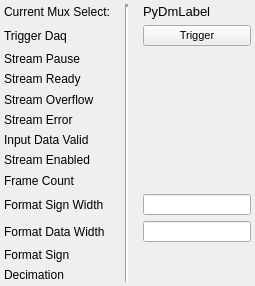
               <widget class="QFrame" name="frame_13">
                <layout class="QGridLayout" name="gridLayout_15" rowstretch="1,1,1,1,1,1,1,1,1,1,1,1,1">
                 <property name="leftMargin">
                  <number>4</number>
                 </property>
                 <property name="topMargin">
                  <number>4</number>
                 </property>
                 <property name="rightMargin">
                  <number>4</number>
                 </property>
                 <property name="bottomMargin">
                  <number>4</number>
                 </property>
                 <property name="horizontalSpacing">
                  <number>15</number>
                 </property>
                 <item row="2" column="0">
                  <widget class="QLabel" name="label_75">
                   <property name="font">
                    <font/>
                   </property>
                   <property name="styleSheet">
                    <string notr="true"/>
                   </property>
                   <property name="text">
                    <string>Stream Pause</string>
                   </property>
                  </widget>
                 </item>
                 <item row="5" column="0">
                  <widget class="QLabel" name="label_76">
                   <property name="font">
                    <font/>
                   </property>
                   <property name="styleSheet">
                    <string notr="true"/>
                   </property>
                   <property name="text">
                    <string>Stream Error</string>
                   </property>
                  </widget>
                 </item>
                 <item row="1" column="2">
                  <widget class="PyDMPushButton" name="PyDMPushButton_17">
                   <property name="sizePolicy">
                    <sizepolicy hsizetype="Preferred" vsizetype="Preferred">
                     <horstretch>0</horstretch>
                     <verstretch>0</verstretch>
                    </sizepolicy>
                   </property>
                   <property name="maximumSize">
                    <size>
                     <width>16777215</width>
                     <height>48</height>
                    </size>
                   </property>
                   <property name="font">
                    <font>
                     <pointsize>8</pointsize>
                     <weight>50</weight>
                     <italic>false</italic>
                     <bold>false</bold>
                    </font>
                   </property>
                   <property name="toolTip">
                    <string/>
                   </property>
                   <property name="styleSheet">
                    <string notr="true"/>
                   </property>
                   <property name="text">
                    <string>Trigger</string>
                   </property>
                   <property name="channel" stdset="0">
                    <string>ca://${DEVICE}:DAQMUX${MUX}_TRGDAQ </string>
                   </property>
                   <property name="pressValue" stdset="0">
                    <string>1</string>
                   </property>
                  </widget>
                 </item>
                 <item row="9" column="2">
                  <widget class="PyDMLineEdit" name="PyDMLineEdit_25">
                   <property name="sizePolicy">
                    <sizepolicy hsizetype="Preferred" vsizetype="Preferred">
                     <horstretch>0</horstretch>
                     <verstretch>0</verstretch>
                    </sizepolicy>
                   </property>
                   <property name="font">
                    <font>
                     <pointsize>8</pointsize>
                    </font>
                   </property>
                   <property name="toolTip">
                    <string/>
                   </property>
                   <property name="styleSheet">
                    <string notr="true"/>
                   </property>
                   <property name="channel" stdset="0">
                    <string>ca://${DEVICE}:DAQMUX${MUX}_FORMATSIGNWIDTH0</string>
                   </property>
                  </widget>
                 </item>
                 <item row="5" column="2">
                  <widget class="PyDMLabel" name="PyDMLabel_86">
                   <property name="font">
                    <font>
                     <pointsize>8</pointsize>
                    </font>
                   </property>
                   <property name="toolTip">
                    <string/>
                   </property>
                   <property name="styleSheet">
                    <string notr="true"/>
                   </property>
                   <property name="text">
                    <string/>
                   </property>
                   <property name="channel" stdset="0">
                    <string>ca://${DEVICE}:DAQMUX${MUX}_STRMERR0</string>
                   </property>
                  </widget>
                 </item>
                 <item row="2" column="2">
                  <widget class="PyDMLabel" name="PyDMLabel_87">
                   <property name="font">
                    <font>
                     <pointsize>8</pointsize>
                    </font>
                   </property>
                   <property name="toolTip">
                    <string/>
                   </property>
                   <property name="styleSheet">
                    <string notr="true"/>
                   </property>
                   <property name="text">
                    <string/>
                   </property>
                   <property name="channel" stdset="0">
                    <string>ca://${DEVICE}:DAQMUX${MUX}_STRMPAUSE0</string>
                   </property>
                  </widget>
                 </item>
                 <item row="10" column="0">
                  <widget class="QLabel" name="label_77">
                   <property name="font">
                    <font/>
                   </property>
                   <property name="styleSheet">
                    <string notr="true"/>
                   </property>
                   <property name="text">
                    <string>Format Data Width</string>
                   </property>
                  </widget>
                 </item>
                 <item row="12" column="2">
                  <widget class="PyDMEnumButton" name="PyDMEnumButton_27">
                   <property name="maximumSize">
                    <size>
                     <width>16777215</width>
                     <height>44</height>
                    </size>
                   </property>
                   <property name="font">
                    <font>
                     <pointsize>8</pointsize>
                    </font>
                   </property>
                   <property name="toolTip">
                    <string/>
                   </property>
                   <property name="styleSheet">
                    <string notr="true">QPushButton{font: 8px;}</string>
                   </property>
                   <property name="channel" stdset="0">
                    <string>ca://${DEVICE}:DAQMUX${MUX}_DECIMATION0</string>
                   </property>
                   <property name="orientation" stdset="0">
                    <enum>Qt::Horizontal</enum>
                   </property>
                   <property name="marginTop" stdset="0">
                    <number>0</number>
                   </property>
                   <property name="marginBottom" stdset="0">
                    <number>0</number>
                   </property>
                   <property name="marginLeft" stdset="0">
                    <number>0</number>
                   </property>
                   <property name="marginRight" stdset="0">
                    <number>0</number>
                   </property>
                   <property name="horizontalSpacing" stdset="0">
                    <number>0</number>
                   </property>
                   <property name="verticalSpacing" stdset="0">
                    <number>0</number>
                   </property>
                  </widget>
                 </item>
                 <item row="7" column="2">
                  <widget class="PyDMLabel" name="PyDMLabel_88">
                   <property name="font">
                    <font>
                     <pointsize>8</pointsize>
                    </font>
                   </property>
                   <property name="toolTip">
                    <string/>
                   </property>
                   <property name="styleSheet">
                    <string notr="true"/>
                   </property>
                   <property name="text">
                    <string/>
                   </property>
                   <property name="channel" stdset="0">
                    <string>ca://${DEVICE}:DAQMUX${MUX}_STRMENABLED0</string>
                   </property>
                  </widget>
                 </item>
                 <item row="3" column="0">
                  <widget class="QLabel" name="label_78">
                   <property name="font">
                    <font/>
                   </property>
                   <property name="styleSheet">
                    <string notr="true"/>
                   </property>
                   <property name="text">
                    <string>Stream Ready</string>
                   </property>
                  </widget>
                 </item>
                 <item row="10" column="2">
                  <widget class="PyDMLineEdit" name="PyDMLineEdit_26">
                   <property name="sizePolicy">
                    <sizepolicy hsizetype="Preferred" vsizetype="Preferred">
                     <horstretch>0</horstretch>
                     <verstretch>0</verstretch>
                    </sizepolicy>
                   </property>
                   <property name="font">
                    <font>
                     <pointsize>8</pointsize>
                    </font>
                   </property>
                   <property name="toolTip">
                    <string/>
                   </property>
                   <property name="styleSheet">
                    <string notr="true"/>
                   </property>
                   <property name="channel" stdset="0">
                    <string>ca://${DEVICE}:DAQMUX${MUX}_FORMATDATAWIDTH0</string>
                   </property>
                  </widget>
                 </item>
                 <item row="6" column="0">
                  <widget class="QLabel" name="label_79">
                   <property name="font">
                    <font/>
                   </property>
                   <property name="styleSheet">
                    <string notr="true"/>
                   </property>
                   <property name="text">
                    <string>Input Data Valid</string>
                   </property>
                  </widget>
                 </item>
                 <item row="8" column="0">
                  <widget class="QLabel" name="label_80">
                   <property name="font">
                    <font/>
                   </property>
                   <property name="styleSheet">
                    <string notr="true"/>
                   </property>
                   <property name="text">
                    <string>Frame Count</string>
                   </property>
                  </widget>
                 </item>
                 <item row="6" column="2">
                  <widget class="PyDMLabel" name="PyDMLabel_89">
                   <property name="font">
                    <font>
                     <pointsize>8</pointsize>
                    </font>
                   </property>
                   <property name="toolTip">
                    <string/>
                   </property>
                   <property name="styleSheet">
                    <string notr="true"/>
                   </property>
                   <property name="text">
                    <string/>
                   </property>
                   <property name="channel" stdset="0">
                    <string>ca://${DEVICE}:DAQMUX${MUX}_INPDATAVALID0</string>
                   </property>
                  </widget>
                 </item>
                 <item row="11" column="0">
                  <widget class="QLabel" name="label_81">
                   <property name="font">
                    <font/>
                   </property>
                   <property name="styleSheet">
                    <string notr="true"/>
                   </property>
                   <property name="text">
                    <string>Format Sign</string>
                   </property>
                  </widget>
                 </item>
                 <item row="0" column="0">
                  <widget class="QLabel" name="label_36">
                   <property name="sizePolicy">
                    <sizepolicy hsizetype="Preferred" vsizetype="Preferred">
                     <horstretch>0</horstretch>
                     <verstretch>0</verstretch>
                    </sizepolicy>
                   </property>
                   <property name="font">
                    <font/>
                   </property>
                   <property name="styleSheet">
                    <string notr="true"/>
                   </property>
                   <property name="text">
                    <string>Current Mux Select:</string>
                   </property>
                  </widget>
                 </item>
                 <item row="4" column="0">
                  <widget class="QLabel" name="label_82">
                   <property name="font">
                    <font/>
                   </property>
                   <property name="styleSheet">
                    <string notr="true"/>
                   </property>
                   <property name="text">
                    <string>Stream Overflow</string>
                   </property>
                  </widget>
                 </item>
                 <item row="7" column="0">
                  <widget class="QLabel" name="label_83">
                   <property name="font">
                    <font/>
                   </property>
                   <property name="styleSheet">
                    <string notr="true"/>
                   </property>
                   <property name="text">
                    <string>Stream Enabled</string>
                   </property>
                  </widget>
                 </item>
                 <item row="8" column="2">
                  <widget class="PyDMLabel" name="PyDMLabel_90">
                   <property name="font">
                    <font>
                     <pointsize>8</pointsize>
                    </font>
                   </property>
                   <property name="toolTip">
                    <string/>
                   </property>
                   <property name="styleSheet">
                    <string notr="true"/>
                   </property>
                   <property name="text">
                    <string/>
                   </property>
                   <property name="channel" stdset="0">
                    <string>ca://${DEVICE}:DAQMUX${MUX}_FRAMECNT0</string>
                   </property>
                  </widget>
                 </item>
                 <item row="4" column="2">
                  <widget class="PyDMLabel" name="PyDMLabel_91">
                   <property name="font">
                    <font>
                     <pointsize>8</pointsize>
                    </font>
                   </property>
                   <property name="toolTip">
                    <string/>
                   </property>
                   <property name="styleSheet">
                    <string notr="true"/>
                   </property>
                   <property name="text">
                    <string/>
                   </property>
                   <property name="channel" stdset="0">
                    <string>ca://${DEVICE}:DAQMUX${MUX}_STRMOVF0</string>
                   </property>
                  </widget>
                 </item>
                 <item row="12" column="0">
                  <widget class="QLabel" name="label_84">
                   <property name="font">
                    <font/>
                   </property>
                   <property name="styleSheet">
                    <string notr="true"/>
                   </property>
                   <property name="text">
                    <string>Decimation</string>
                   </property>
                  </widget>
                 </item>
                 <item row="1" column="0">
                  <widget class="QLabel" name="label_85">
                   <property name="font">
                    <font/>
                   </property>
                   <property name="styleSheet">
                    <string notr="true"/>
                   </property>
                   <property name="text">
                    <string>Trigger Daq</string>
                   </property>
                  </widget>
                 </item>
                 <item row="11" column="2">
                  <widget class="PyDMEnumButton" name="PyDMEnumButton_28">
                   <property name="maximumSize">
                    <size>
                     <width>16777215</width>
                     <height>44</height>
                    </size>
                   </property>
                   <property name="font">
                    <font>
                     <pointsize>8</pointsize>
                    </font>
                   </property>
                   <property name="toolTip">
                    <string/>
                   </property>
                   <property name="styleSheet">
                    <string notr="true">QPushButton{font: 8px;}</string>
                   </property>
                   <property name="channel" stdset="0">
                    <string>ca://${DEVICE}:DAQMUX${MUX}_FORMATSIGN0</string>
                   </property>
                   <property name="orientation" stdset="0">
                    <enum>Qt::Horizontal</enum>
                   </property>
                   <property name="marginTop" stdset="0">
                    <number>0</number>
                   </property>
                   <property name="marginBottom" stdset="0">
                    <number>0</number>
                   </property>
                   <property name="marginLeft" stdset="0">
                    <number>0</number>
                   </property>
                   <property name="marginRight" stdset="0">
                    <number>0</number>
                   </property>
                   <property name="horizontalSpacing" stdset="0">
                    <number>0</number>
                   </property>
                   <property name="verticalSpacing" stdset="0">
                    <number>0</number>
                   </property>
                  </widget>
                 </item>
                 <item row="3" column="2">
                  <widget class="PyDMLabel" name="PyDMLabel_92">
                   <property name="font">
                    <font>
                     <pointsize>8</pointsize>
                    </font>
                   </property>
                   <property name="toolTip">
                    <string/>
                   </property>
                   <property name="styleSheet">
                    <string notr="true"/>
                   </property>
                   <property name="text">
                    <string/>
                   </property>
                   <property name="channel" stdset="0">
                    <string>ca://${DEVICE}:DAQMUX${MUX}_STRMRDY0</string>
                   </property>
                  </widget>
                 </item>
                 <item row="9" column="0">
                  <widget class="QLabel" name="label_86">
                   <property name="font">
                    <font/>
                   </property>
                   <property name="styleSheet">
                    <string notr="true"/>
                   </property>
                   <property name="text">
                    <string>Format Sign Width</string>
                   </property>
                  </widget>
                 </item>
                 <item row="0" column="2">
                  <widget class="PyDMLabel" name="PyDMLabel_21">
                   <property name="font">
                    <font>
                     <pointsize>10</pointsize>
                     <weight>50</weight>
                     <italic>false</italic>
                     <bold>false</bold>
                    </font>
                   </property>
                   <property name="toolTip">
                    <string/>
                   </property>
                   <property name="styleSheet">
                    <string notr="true"/>
                   </property>
                   <property name="text">
                    <string>PyDmLabel</string>
                   </property>
                   <property name="channel" stdset="0">
                    <string>ca://${DEVICE}:DAQMUX${MUX}_INPMUXSELSTR0</string>
                   </property>
                   <property name="displayFormat" stdset="0">
                    <enum>PyDMLabel::String</enum>
                   </property>
                  </widget>
                 </item>
                 <item row="0" column="1" rowspan="13">
                  <widget class="Line" name="line_9">
                   <property name="lineWidth">
                    <number>3</number>
                   </property>
                   <property name="orientation">
                    <enum>Qt::Vertical</enum>
                   </property>
                  </widget>
                 </item>
                </layout>
               </widget>
